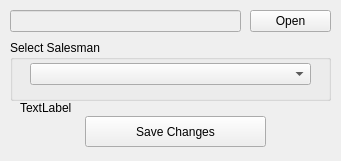
<?xml version="1.0" encoding="UTF-8"?>
<ui version="4.0">
 <class>PJPChanger</class>
 <widget class="QMainWindow" name="PJPChanger">
  <property name="geometry">
   <rect>
    <x>0</x>
    <y>0</y>
    <width>341</width>
    <height>161</height>
   </rect>
  </property>
  <property name="minimumSize">
   <size>
    <width>341</width>
    <height>161</height>
   </size>
  </property>
  <property name="maximumSize">
   <size>
    <width>341</width>
    <height>233</height>
   </size>
  </property>
  <property name="windowTitle">
   <string>PJP Changer</string>
  </property>
  <widget class="QWidget" name="centralwidget">
   <widget class="QPushButton" name="btOpen">
    <property name="geometry">
     <rect>
      <x>250</x>
      <y>10</y>
      <width>81</width>
      <height>22</height>
     </rect>
    </property>
    <property name="text">
     <string>Open</string>
    </property>
   </widget>
   <widget class="QLineEdit" name="edFile">
    <property name="enabled">
     <bool>false</bool>
    </property>
    <property name="geometry">
     <rect>
      <x>10</x>
      <y>10</y>
      <width>231</width>
      <height>22</height>
     </rect>
    </property>
    <property name="frame">
     <bool>true</bool>
    </property>
    <property name="readOnly">
     <bool>true</bool>
    </property>
   </widget>
   <widget class="QGroupBox" name="gbSales">
    <property name="geometry">
     <rect>
      <x>10</x>
      <y>40</y>
      <width>321</width>
      <height>61</height>
     </rect>
    </property>
    <property name="title">
     <string>Select Salesman</string>
    </property>
    <widget class="QComboBox" name="cbSales">
     <property name="geometry">
      <rect>
       <x>20</x>
       <y>23</y>
       <width>281</width>
       <height>22</height>
      </rect>
     </property>
     <property name="maximumSize">
      <size>
       <width>341</width>
       <height>233</height>
      </size>
     </property>
    </widget>
   </widget>
   <widget class="QPushButton" name="btSave">
    <property name="geometry">
     <rect>
      <x>85</x>
      <y>116</y>
      <width>181</width>
      <height>31</height>
     </rect>
    </property>
    <property name="text">
     <string>Save Changes</string>
    </property>
   </widget>
   <widget class="QLabel" name="lbPath">
    <property name="geometry">
     <rect>
      <x>20</x>
      <y>100</y>
      <width>55</width>
      <height>16</height>
     </rect>
    </property>
    <property name="text">
     <string>TextLabel</string>
    </property>
   </widget>
  </widget>
  <widget class="QMenuBar" name="menubar">
   <property name="geometry">
    <rect>
     <x>0</x>
     <y>0</y>
     <width>341</width>
     <height>21</height>
    </rect>
   </property>
  </widget>
 </widget>
 <resources>
  <include location="res_rc.qrc"/>
 </resources>
 <connections/>
</ui>
